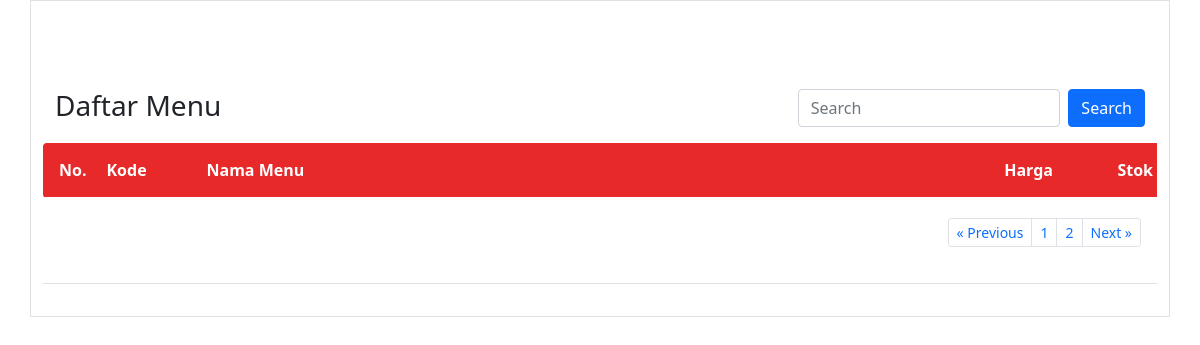
The page /produk_kasir/index.php?halaman=3 (signed in) on the database as committed earlier.
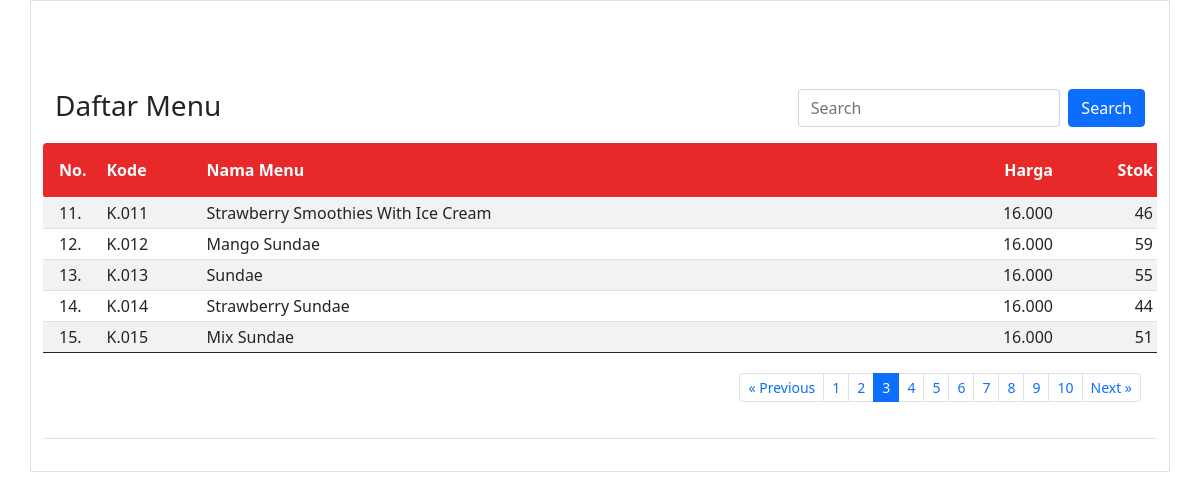
The same page on the database as committed later.
### tables this page shows
CREATE TABLE `produk` (
  `id_produk` int(11) NOT NULL,
  `kode_produk` varchar(15) DEFAULT NULL,
  `nama_produk` varchar(50) DEFAULT NULL,
  `harga` int(11) DEFAULT NULL,
  `stok` int(11) DEFAULT NULL
);

### produk_kasir/index.php (the view, shortened to what this page needs)
<?php
if(!isset($_SESSION['username'])&&!isset($_SESSION['password'])){
?>
<meta http-equiv="refresh" content="0;url=../login.php">
<?php
}else{
?>
<html>
<!DOCTYPE html>
<html lang="en">
<head>
    <link rel="stylesheet" href="../bootstrap/css/bootstrap.min.css" />
</head>
<body>
<main class="container border py-3">
<br><br><br>
<div class="container">
	<div class="row">
			<div class="col-sm-8"><h3>Daftar Menu</h3></div>
			<div class="col-sm-4">
					<form class="d-flex" method="GET" action="">
        	<input class="form-control me-2" type="text" placeholder="Search" name="np">
        	<button class="btn btn-primary" type="submit">Search</button>
      </form>
			</div>
	</div>
</div>
<table class="table table-hover table-striped table-sm">
	<thead class="text-white" style="background: #E72929;">
		<tr>
			<th class="p-3 rounded-start" width="55px">No.</th>
			<th class="py-3" width="100px">Kode</th>
			<th class="py-3">Nama Menu</th>
			<th class="py-3 text-end" width="150px">Harga</th>
			<th class="py-3 text-end" width="100px">Stok</th>
		</tr>
	</thead>
	<tbody>
		<?php
		include "../config.php";
		$batas = 5;
		$halaman = isset($_GET['halaman'])?(int)$_GET['halaman'] : 1;
		$halaman_awal = ($halaman>1) ? ($halaman * $batas) - $batas : 0;
		$previous = $halaman - 1;
		$next = $halaman + 1;
		if(isset($_GET['np'])){
			$np=$_GET['np'];
			$sqldata="select * from produk where nama_produk like '%$np%'";
		}else{
			$sqldata="select * from produk";
		}
		$resdata=mysqli_query($koneksi,$sqldata);
		$jumlah_data = mysqli_num_rows($resdata);
		$total_halaman = ceil($jumlah_data / $batas);
		if(isset($_GET['np'])){
			$np=$_GET['np'];
			$sql="select * from produk where nama_produk like '%$np%' limit $halaman_awal, $batas";
		}else{
			$sql="select * from produk limit $halaman_awal, $batas";
		}
		$result=mysqli_query($koneksi,$sql);
		$no= $halaman_awal+1;
		while($data=mysqli_fetch_array($result)){
			$hp=number_format($data['harga'],0,",",".");
			$kp=$data['kode_produk'];
			$stokawal=$data['stok'];
			$sqlst="select * from detail_penjualan where kode_produk='$kp'";
			$resst=mysqli_query($koneksi,$sqlst);
			$jmlst=0;
			while($dtst=mysqli_fetch_array($resst)){
				$jml=$dtst['jumlah'];
				$jmlst=$jmlst+$jml;
			}
			$jmltp=0;
			$stokakhir=$stokawal-$jmlst+$jmltp;
			$sp=number_format($stokakhir,0,",",".");
			if($stokakhir<=0){
				$st_akhir="<span class='text-danger'><b>Habis</b></span>";
			}else{
				$st_akhir=$sp;
			}
		?>
		<tr>
				<td class="px-3"><?= $no ?>.</td>
				<td><?= $data['kode_produk'] ?></td>
				<td><?= $data['nama_produk'] ?></td>
				<td align="right"><?= $hp ?></td>
				<td align="right"><?= $st_akhir ?></td>
		</tr>
		<?php
		$no++;
		}
		?>
	</tbody>
	<tfoot>
		<tr>
			<td colspan="6" class="text-center">
				<div class="container">
					<div class="row">
						<div class="col-4 text-start py-3">
						</div>
						<div class="col-8 text-end py-3">
							<ul class="pagination justify-content-end pagination-sm">
								<li class="page-item"><a class="page-link" <?php if($halaman > 1){ echo "href='?halaman=$previous'"; } ?>>&laquo; Previous</a></li>
								<?php
								for($x=1;$x<=$total_halaman;$x++){
									if($x==$halaman){
								?>
									<li class="page-item active"><a class="page-link" href="?halaman=<?php echo $x ?>"><?php echo $x; ?></a></li>
								<?php
									}else{
								?>
									<li class="page-item"><a class="page-link" href="?halaman=<?php echo $x ?>"><?php echo $x; ?></a></li>
								<?php
									}
								}
								?>
								<li class="page-item"><a class="page-link" <?php if($halaman < $total_halaman) { echo "href='?halaman=$next'"; } ?>>Next &raquo;</a></li>
							</ul>
						</div>
					</div>
				</div>
			</td>
		</tr>
	</tfoot>
</table>
</main>
</body>
</html>
<?php } ?>

Rows that differ between the two databases and show on the page:
added produk: kode_produk "K.011", nama_produk "Strawberry Smoothies With Ice Cream", harga "16.000", stok "46"
added produk: kode_produk "K.012", nama_produk "Mango Sundae", harga "16.000", stok "59"
added produk: kode_produk "K.013", nama_produk "Sundae", harga "16.000", stok "55"
added produk: kode_produk "K.014", nama_produk "Strawberry Sundae", harga "16.000", stok "44"
added produk: kode_produk "K.015", nama_produk "Mix Sundae", harga "16.000", stok "51"
Other text that changed with them:
new list line: "3"
new list line: "4"
new list line: "5"
new list line: "6"
new list line: "7"
new list line: "8"
new list line: "9"
new list line: "10"
